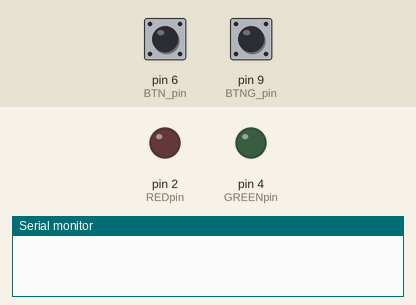
The sketch below on a simulated Arduino Uno, built with avr-gcc and run on an emulated ATmega328P. Parts: output pins drawn as LEDs (lit = HIGH), the last lines printed to the serial monitor. The test bench sets the inputs (shaded band); at power-on: pin 6 (BTN_pin) HIGH, pin 9 (BTNG_pin) HIGH.

Above: at 1.2 s.
1.3 s: pin 6 (BTN_pin) pulled LOW for 0.15 s
At 2.9 s:
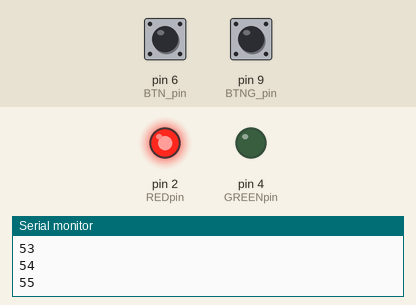
4.3 s: pin 6 (BTN_pin) pulled LOW for 1 s
At 5.2 s:
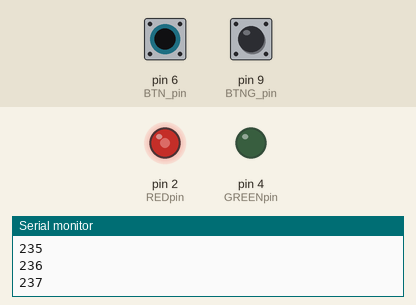
Timing chart, 0 to 7.3 s (numbered marks = the images above; inputs shaded):
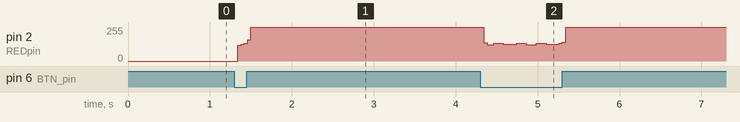

The sketch:

quick.ino
```cpp
#define BTN_pin 6
#define BTNG_pin 9
#define REDpin 2
#define GREENpin 4

bool LedIsOn;
int cnt;
void ToggleLed(){
  if(LedIsOn){
    TurnledOFF();
  } else {
    TurnLedOn();
  }}
  void TurnLedOn(){
  LedIsOn = true;
  digitalWrite(REDpin,HIGH);
}

void TurnledOFF(){
  LedIsOn = false;
  digitalWrite(REDpin,LOW);
}


void setup() {
Serial.begin(9600);
pinMode(BTN_pin,INPUT_PULLUP);
pinMode(REDpin,OUTPUT);
pinMode(BTNG_pin,INPUT_PULLUP);
pinMode(GREENpin,OUTPUT);
cnt = 0;
TurnledOFF();
}

void loop() {

  if(digitalRead(BTN_pin) == LOW){
ToggleLed();
  }

if(digitalRead(BTN_pin) == LOW){
cnt++;
Serial.println(cnt);
while(digitalRead(BTN_pin) == HIGH){delay(50);}
}

 if(digitalRead(BTNG_pin) == LOW){
ToggleLed();
  }

if(digitalRead(BTNG_pin) == LOW){
cnt++;
Serial.println(cnt);
while(digitalRead(BTNG_pin) == HIGH){delay(50);}
}


}
```

Measured:
- after the input at 1.3 s, pin 2 (REDpin): 0/255 → 255/255 at once
